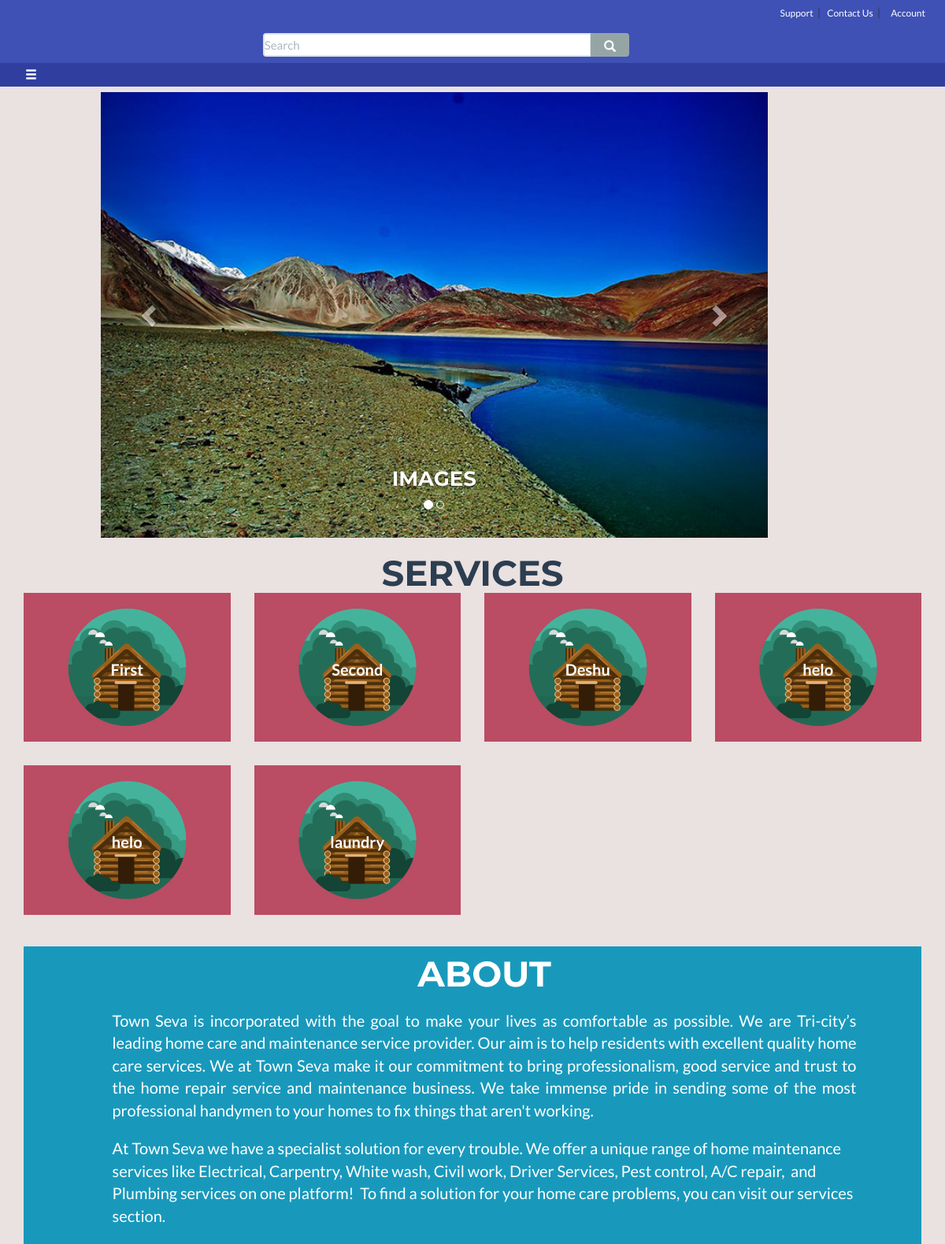
Before: / (upper part) with the older database file.
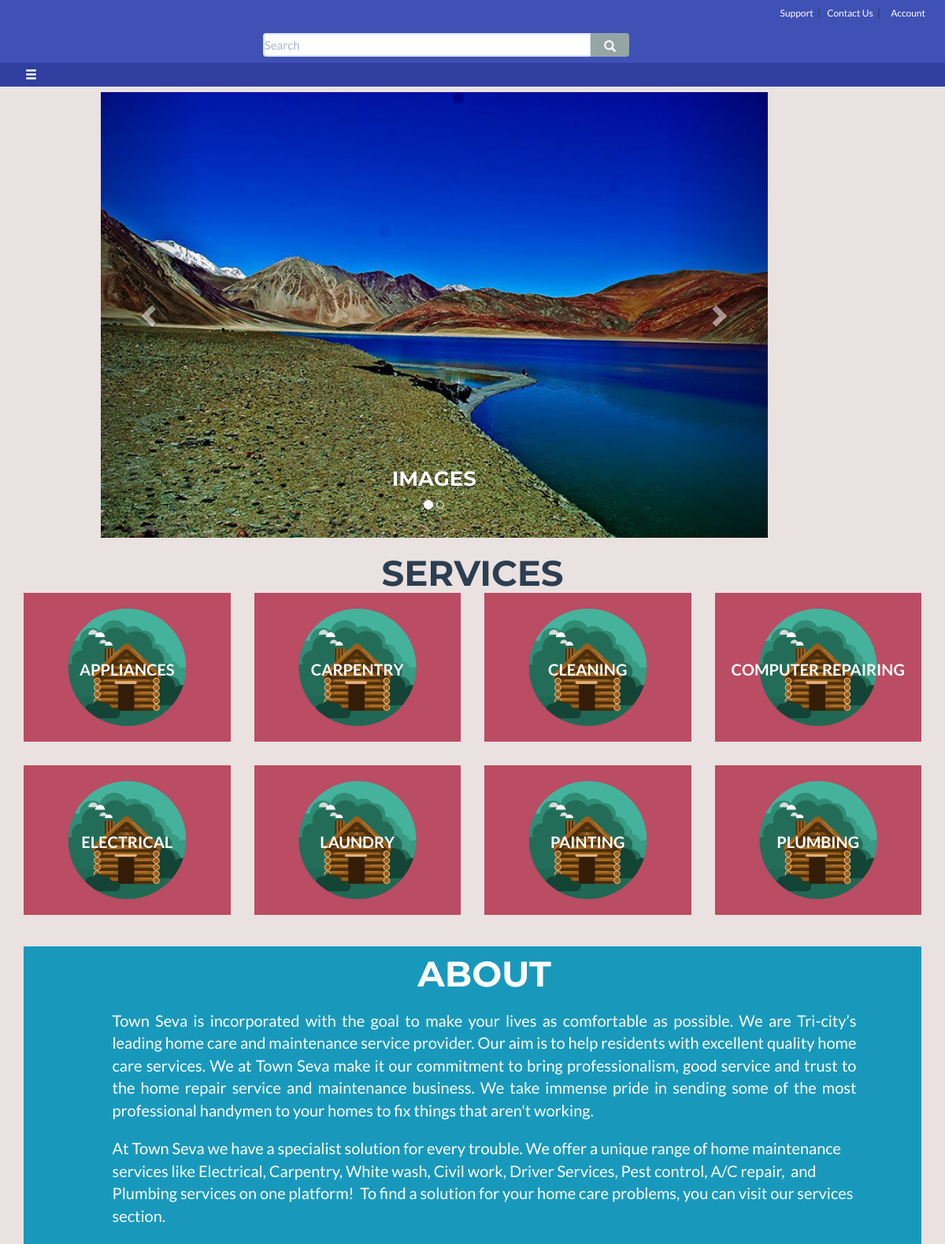
After: the same page with the newer database file.
### tables this page shows
CREATE TABLE `services` (
  `id` int(11) NOT NULL,
  `name` varchar(50) NOT NULL,
  `description` text
);

### classes/connectionClass.php (called while the page is built, shortened)
<?php
   	class connection {
   	   		public function __construct() {
   				$this->con = mysqli_connect(DB_SERVER,DB_USERNAME,DB_PASSWORD,DB_DATABASE);
   		}
   }
?>

### classes/servicesClass.php (called while the page is built, shortened)
<?php
	include_once 'connectionClass.php';
	class Service extends connection {
		public function allServices(){
			$query = mysqli_query($this->con,"SELECT * from services");
			return $query;
		}
	}
 ?>

### index.php (the view, shortened to what this page needs)
<?php
	include_once 'classes/servicesClass.php';
?>
<!DOCTYPE html>
<html lang="en">
<head>
    <link href="css/bootstrap.min.css" rel="stylesheet">
    <link rel="stylesheet" type="text/css" href="css/custom.css">
    <link href="css/freelancer.css" rel="stylesheet">
    <link href="font-awesome/css/font-awesome.min.css" rel="stylesheet" type="text/css">
</head>
<body id="page-top" class="index">
    <div id="navbar-top" class="navbar-top">
	    <div class="navbar-login" >
            <a class = "login" href="#">Support</a><span class="vertical-line">|</span>
            <a class = "login" href="#contact_us">Contact Us</a><span class="vertical-line">|</span>
            <div class="nav_bar_account">
            	<a class = "login" href="#"><?php if(isset($_SESSION['user'])){ echo $_SESSION['user_name'];} else echo "Account"; ?></a>
            </div>
	    </div>
	</div>
    <div id="sticky">
            <div style="margin-top:-14px;" class="col-xs-6 col-xs-6 col-xs-offset-3">
                <form class="navbar-form "  role="search">
                    <div class="input-group col-md-12">
                        <input type="text" class="form-control"  style=" padding:0;
                        height:30px" placeholder="Search" name="srch-term" id="srch-term">
                        <div class="input-group-btn">
                            <button  style="height:30px"  class="btn btn-default" type="submit"><i class="glyphicon glyphicon-search" style="top:-4px;"></i></button>
                        </div>
                    </div>
                </form>
        </div>
    </div>
<div id="navbar-bottom" style="width:100%;">
   <div id="inline-div" style="width:100%;">
    <div style="float:left; width:10%;">
    	<a href="#" class="menubtn">
    	   	<button type="button" class="btn btn-md hamb" aria-label="Left Align">
  				<span class="glyphicon glyphicon-menu-hamburger" aria-hidden="true">
  				</span>
			</button></a>
    </div>
    </div>
</div>
	    <header>
	        <div class="container offers">
	        	<div class="row">
	        	<div class="col-lg-9 col-lg-offset-1">
	            <div class="row" style="object-fit: cover;">
	                <div class="col-lg-12" >
	                	<div id="my-slider" class="carousel slide" data-ride="carousel">
						<ol class="carousel-indicators">
							<li data-target="#my-slider" data-slide-to="0" class="active"></li>
							<li data-target="#my-slider" data-slide-to="1"></li>
						</ol>
						<div class="carousel-inner carousel" role="listbox">
							<div class="item active">
								<img class="offer-images" src="images/slide1.jpg" alt="Auto" height="100px" width="1200px" />
								<div class="carousel-caption">
									<h3> Images </h3>
								</div>
							</div>
						</div>
						<a class="left carousel-control" href="#my-slider" role="button" data-slide="prev">
							<span class="glyphicon glyphicon-chevron-left" aria-hidden="true" ></span>
						</a>
						<a class="right carousel-control" href="#my-slider" role="button" data-slide="next">
							<span class="glyphicon glyphicon-chevron-right" aria-hidden="true" ></span>
						</a>
						</div>
	                </div>
	            </div>
	            </div>
	            </div>
	        </div>
	    </header>
	    <section id="portfolio">
	        <div class="container">
	            <div class="row">
	                <div class="col-lg-12 text-center">
	                    <h2>Services</h2>
	                </div>
	            </div>
	            <div class="row">
		            	<?php
		                    $getServices = new Service;
		                    $res=$getServices->allServices();
		                    while($result=mysqli_fetch_array($res)){
		                ?>
		              	<div class="col-sm-3 portfolio-item">
		                    <a href="subCategoriesView.php?id=<?php echo $result['id'];?>" class="portfolio-link" data-toggle="modal">
		                        <div class="caption" >
		                           <div class="caption-content">
		                                <b> <?php echo $result['name']; ?></b>
		                           </div>
		                        </div>
		                       <img src="img/portfolio/cabin.png" class="img-responsive" alt="">
		                    </a>
		                </div>
		                <?php
		        		}
		        	?>
		        </div>
	        </div>
	    </section>
	    <div class="container">
	    <section class="success" id="about">
	        <div class="container">
	            <div class="row">
	                <div class="col-lg-12 text-center">
	                    <h2>About</h2>
	                </div>
	            </div>
	            <div class="row">
	                <div class="col-lg-10 col-lg-offset-1">
	                    <p style="text-align:justify">Town Seva is incorporated with the goal to make your lives as comfortable as possible. We are Tri-city’s leading home care and maintenance service provider. Our aim is to help residents with excellent quality home care services.
We at Town Seva make it our commitment to bring professionalism, good service and trust to the home repair service and maintenance business. We take immense pride in sending some of the most professional handymen to your homes to fix things that aren't working.
</p>
	                    <p>At Town Seva we have a specialist solution for every trouble. We offer a unique range of home maintenance services like Electrical, Carpentry, White wash, Civil work, Driver Services, Pest control, A/C repair,  and Plumbing services on one platform!  To find a solution for your home care problems, you can visit our services section.
</p>
	                </div>
	            </div>
	        </div>
	    </section>
	    </div>
</body>
</html>

### css/custom.css (style rules this page uses)
#sticky { padding: 0.5ex; width: 600px; color: #fff; font-size: 2em; background-color:#3F51B5; width:100%; height:50px; }
body { margin: 0; padding:0; }
p { margin: 1em auto; }
.navbar-login { float:right; padding: 5px; margin-right: 10px; }
.login { font-size: 12px; padding: 5px; text-decoration: none; color: white; }
#inline-div { width: 100%; float: left; margin:0; }
#navbar-top { background:#3F51B5; width:100%; height:30px; }
.offers { z-index: -1; }
.navbar-top .navbar-login .nav_bar_account { font-size: 12px; padding: 5px; text-decoration: none; color: white; }
.nav_bar_account { display: inline; }
.navbar-top .navbar-login .nav_bar_account { position: relative;navbar }
#navbar-bottom { background:#303F9F; margin-top:0; width:100%; height:30px; }

### css/freelancer.css (style rules this page uses)
body { background-color: #eae1e1; overflow-x: hidden; padding-bottom: 50px; }
p { font-size: 20px; }
a, a:hover, a:focus, a:active, a.active { outline: 0; color: #18bc9c; }
h1, h2, h3, h4, h5, h6 { text-transform: uppercase; font-family: Montserrat,"Helvetica Neue",Helvetica,Arial,sans-serif; font-weight: 700; }
header { text-align: center; color: #fff; background: #eae1e1; }
header .container { padding-top: 0px; padding-bottom: 50px; }
header img { display: block; margin: 0 auto; }
@media (min-width:768px) { header .container { padding-top:0; padding-bottom: 10px; } }
section { padding: 10px 0; }
section h2 { margin: 0; font-size: 3em; }
section.success { color: #fff; background: #1899bc; }
#portfolio .portfolio-item { right: 0; margin: 0 0 15px; }
#portfolio .portfolio-item .portfolio-link { display: block; position: relative; margin: 0 auto; max-width: 400px; }
#portfolio .portfolio-item .portfolio-link .caption { position: absolute; width: 100%; height: 100%; opacity:1; -webkit-transition: all ease .5s; -moz-transition: all ease .5s; transition: all ease .5s; text-align: center; color: white; }
#portfolio .portfolio-item .portfolio-link .caption .caption-content { position: absolute; top: 50%; width: 100%; height: 20px; margin-top: -12px; text-align: center; font-size: 20px; color: #fff; }
#portfolio * { z-index: 2; }
@media (min-width:767px) { #portfolio .portfolio-item { margin: 0 0 30px; } }

### index.php (style rules this page uses)
.menubtn { position: relative; z-index: 101; font-size: 0em; line-height: 0em; top: 2px; padding: 15px; color: white; }
.hamb { background: transparent; padding-top: 0px; margin: 0; }

Changed rows visible on the page:
removed services: name "First"
removed services: name "Second"
removed services: name "Deshu"
removed services: name "helo"
removed services: name "helo"
removed services: name "laundry"
added services: name "APPLIANCES"
added services: name "CARPENTRY"
added services: name "CLEANING"
added services: name "COMPUTER REPAIRING"
added services: name "ELECTRICAL"
added services: name "LAUNDRY"
added services: name "PAINTING"
added services: name "PLUMBING"
